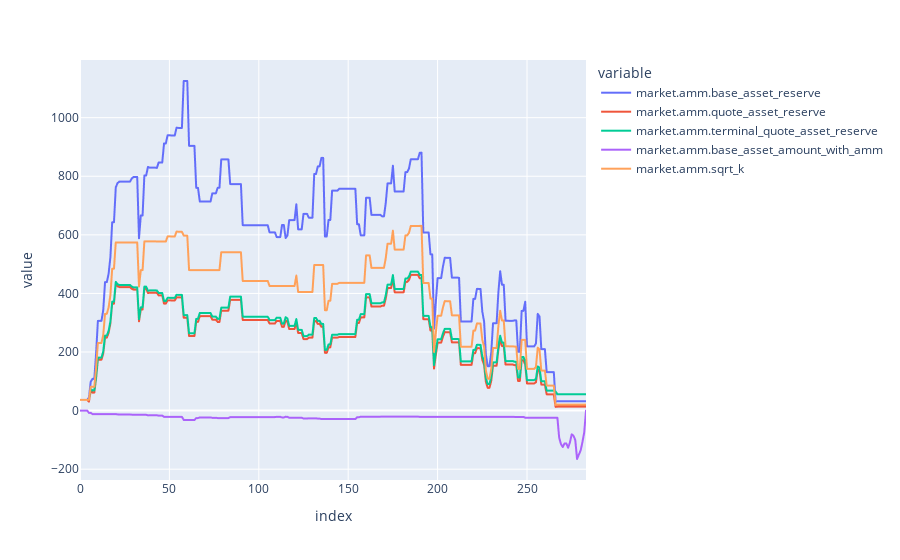

Notebook code cell kept with this figure:
### Code cell
market[[
    'market.amm.base_asset_reserve',
    'market.amm.quote_asset_reserve',
    'market.amm.terminal_quote_asset_reserve',
    'market.amm.base_asset_amount_with_amm',
    'market.amm.sqrt_k',
]].plot()

### Figure 1 — Plotly figure (JSON) as saved in the notebook; plotly's stock layout.template omitted (floating-point values rounded to 4 significant figures; data arrays with more than 128 entries replaced by an {"elided": "..."} marker saying what was removed)
{"data": [{"hovertemplate": "variable=market.amm.base_asset_reserve<br>index=%{x}<br>value=%{y}<extra></extra>", "legendgroup": "market.amm.base_asset_reserve", "line": {"color": "#636efa", "dash": "solid"}, "marker": {"symbol": "circle"}, "mode": "lines", "name": "market.amm.base_asset_reserve", "showlegend": true, "type": "scattergl", "x": {"elided": "284 int values"}, "xaxis": "x", "y": {"elided": "284 float values"}, "yaxis": "y"}, {"hovertemplate": "variable=market.amm.quote_asset_reserve<br>index=%{x}<br>value=%{y}<extra></extra>", "legendgroup": "market.amm.quote_asset_reserve", "line": {"color": "#EF553B", "dash": "solid"}, "marker": {"symbol": "circle"}, "mode": "lines", "name": "market.amm.quote_asset_reserve", "showlegend": true, "type": "scattergl", "x": {"elided": "284 int values"}, "xaxis": "x", "y": {"elided": "284 float values"}, "yaxis": "y"}, {"hovertemplate": "variable=market.amm.terminal_quote_asset_reserve<br>index=%{x}<br>value=%{y}<extra></extra>", "legendgroup": "market.amm.terminal_quote_asset_reserve", "line": {"color": "#00cc96", "dash": "solid"}, "marker": {"symbol": "circle"}, "mode": "lines", "name": "market.amm.terminal_quote_asset_reserve", "showlegend": true, "type": "scattergl", "x": {"elided": "284 int values"}, "xaxis": "x", "y": {"elided": "284 float values"}, "yaxis": "y"}, {"hovertemplate": "variable=market.amm.base_asset_amount_with_amm<br>index=%{x}<br>value=%{y}<extra></extra>", "legendgroup": "market.amm.base_asset_amount_with_amm", "line": {"color": "#ab63fa", "dash": "solid"}, "marker": {"symbol": "circle"}, "mode": "lines", "name": "market.amm.base_asset_amount_with_amm", "showlegend": true, "type": "scattergl", "x": {"elided": "284 int values"}, "xaxis": "x", "y": {"elided": "284 float values"}, "yaxis": "y"}, {"hovertemplate": "variable=market.amm.sqrt_k<br>index=%{x}<br>value=%{y}<extra></extra>", "legendgroup": "market.amm.sqrt_k", "line": {"color": "#FFA15A", "dash": "solid"}, "marker": {"symbol": "circle"}, "mode": "lines", "name": "market.amm.sqrt_k", "showlegend": true, "type": "scattergl", "x": {"elided": "284 int values"}, "xaxis": "x", "y": {"elided": "284 float values"}, "yaxis": "y"}], "layout": {"legend": {"title": {"text": "variable"}, "tracegroupgap": 0}, "margin": {"t": 60}, "xaxis": {"anchor": "y", "domain": [0, 1], "title": {"text": "index"}}, "yaxis": {"anchor": "x", "domain": [0, 1], "title": {"text": "value"}}}}
